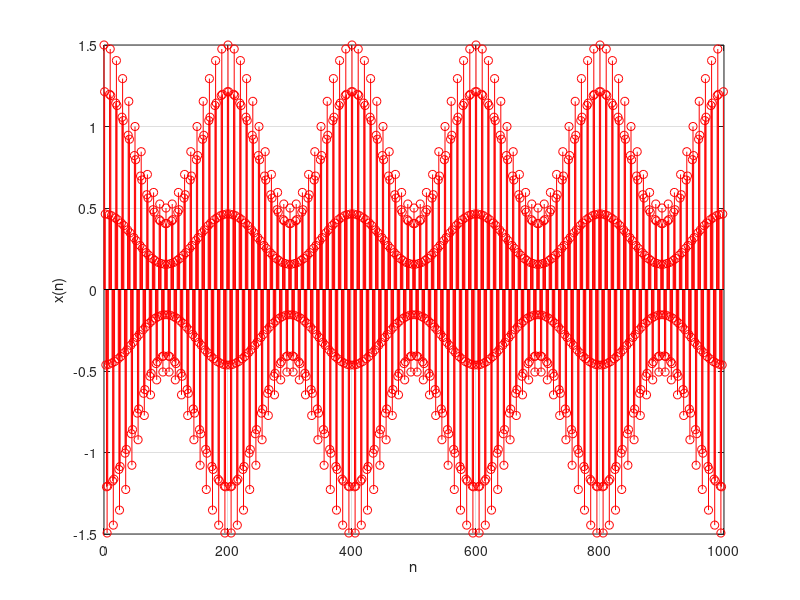

The MATLAB script that drew this image:
%%%
% Name : 产生离散振幅调制信号
% Date : 2023-05-26
%%%

A = 1;
m = 0.5;
wL = 0.01 * pi;
wH = 0.2 * pi;
n = 0:999; % 需通过理论计算得到周期N

x = A * (1 + m * cos(wL * n)) .* cos(wH * n);
%%%
% 注:
% 请使用 .* 运算符, 若将 .* 换成 * 则会出现如下报错信息
% 用于矩阵乘法的维度不正确。请检查并确保第一个矩阵中的列数与第二个矩阵中的行数匹配。要执行按元素相乘，请使用 '.*'。
%%%

stem(n, x, 'r');
grid on;
xlabel('n');
ylabel('x(n)');

%%%
% END
%%%
